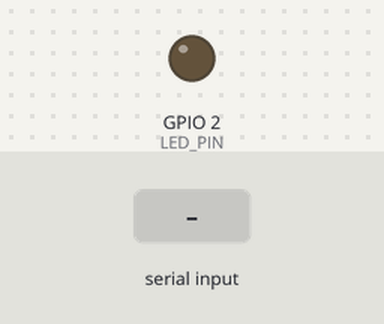
Bench run of a sketch on a simulated ESP32. Shown: output pins drawn as LEDs (lit = HIGH). Dashed ring = blinking. The inputs (shaded band) are chosen by the test bench. Nothing arrives over Bluetooth unless stated; what the sketch prints to the serial monitor is not drawn.

Above: at 1.2 s.
1.3 s: "1" received over the second serial link
At 2.2 s:
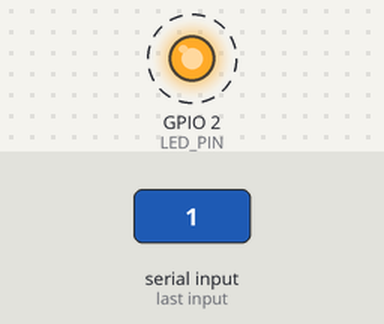
Timing chart, 0 to 9.1 s (numbered marks = the images above; inputs shaded):
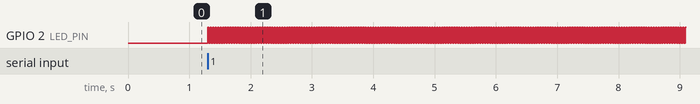

Measured:
- after the input at 1.3 s, GPIO 2 (LED_PIN): alternates HIGH for 0.02 s and LOW for 0.02 s, starting at once

The sketch:

bluetooth_connection.ino
```cpp
#include "BluetoothSerial.h"

BluetoothSerial SerialBT;

#define LED_PIN 2

bool blinking = false;

void setup() {
  Serial.begin(115200);
  SerialBT.begin("ESP32_LED_LOUIE"); // cleaner name

  pinMode(LED_PIN, OUTPUT);

  Serial.println("Bluetooth ready. Send 1 to blink, 0 to stop.");
}

void loop() {
  // Read Bluetooth command
  if (SerialBT.available()) {
    char command = SerialBT.read();

    if (command == '1') {
      blinking = true;
    }
    else if (command == '0') {
      blinking = false;
      digitalWrite(LED_PIN, LOW);
    }
  }

  // Fast blinking
  if (blinking) {
    digitalWrite(LED_PIN, HIGH);
    delay(20);  // fast ON
    digitalWrite(LED_PIN, LOW);
    delay(20);  // fast OFF
  }
}
```
